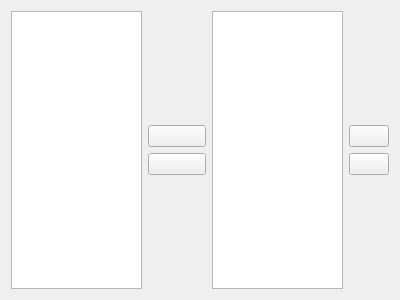
<?xml version="1.0" encoding="UTF-8"?>
<ui version="4.0">
 <class>pluginSelector</class>
 <widget class="QWidget" name="pluginSelector">
  <property name="geometry">
   <rect>
    <x>0</x>
    <y>0</y>
    <width>400</width>
    <height>300</height>
   </rect>
  </property>
  <layout class="QGridLayout" name="gridLayout">
   <item row="0" column="1">
    <spacer name="verticalSpacer_3">
     <property name="orientation">
      <enum>Qt::Vertical</enum>
     </property>
     <property name="sizeHint" stdset="0">
      <size>
       <width>58</width>
       <height>113</height>
      </size>
     </property>
    </spacer>
   </item>
   <item row="1" column="1">
    <widget class="KPushButton" name="selectButton"/>
   </item>
   <item row="1" column="3">
    <widget class="KPushButton" name="upButton"/>
   </item>
   <item row="2" column="1">
    <widget class="KPushButton" name="deselectButton"/>
   </item>
   <item row="2" column="3">
    <widget class="KPushButton" name="downButton"/>
   </item>
   <item row="3" column="1">
    <spacer name="verticalSpacer_2">
     <property name="orientation">
      <enum>Qt::Vertical</enum>
     </property>
     <property name="sizeHint" stdset="0">
      <size>
       <width>58</width>
       <height>113</height>
      </size>
     </property>
    </spacer>
   </item>
   <item row="0" column="0" rowspan="4">
    <widget class="QTreeView" name="m_availableView"/>
   </item>
   <item row="0" column="2" rowspan="4">
    <widget class="QListView" name="m_selectedView"/>
   </item>
  </layout>
 </widget>
 <customwidgets>
  <customwidget>
   <class>KPushButton</class>
   <extends>QPushButton</extends>
   <header>kpushbutton.h</header>
  </customwidget>
 </customwidgets>
 <resources/>
 <connections/>
</ui>
